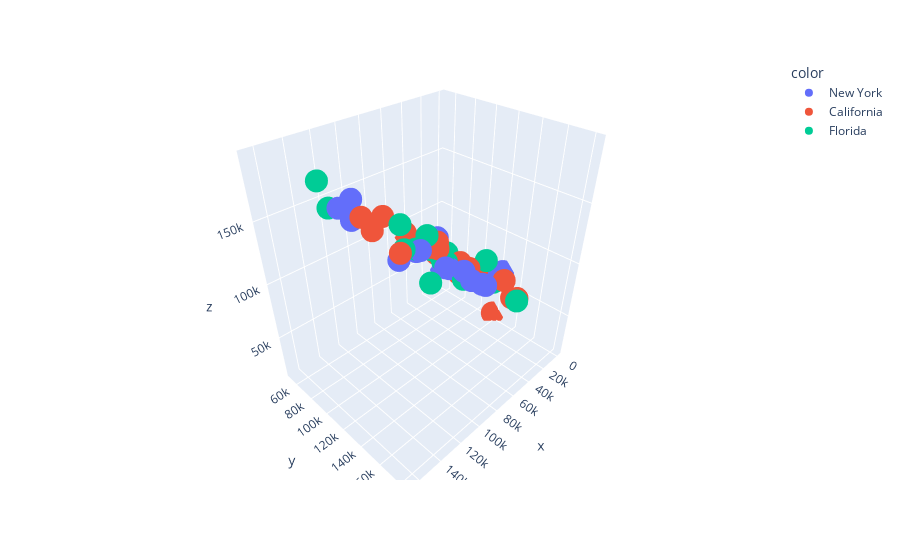

The cell this chart's notebook holds for it:
### Code cell
fig = px.scatter_3d(x = st['R&D Spend'], y = st['Administration'], z = st['Profit'], color = st['State'])
fig.show()
